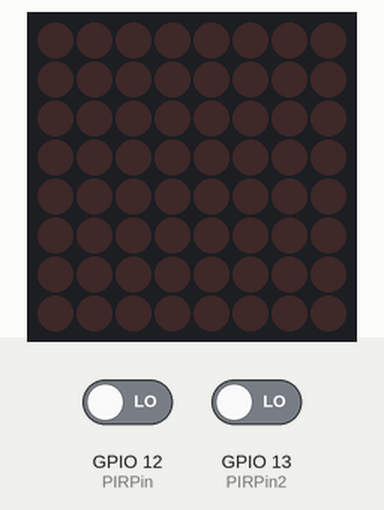
A sketch run on a simulated ESP8266 (NodeMCU). Parts: 8×8 LED matrix. Wiring (inferred from the names in the program): MAX7219 LED driver (orientation assumed): data GPIO 4; clock GPIO 14; CS GPIO 5. Inputs (shaded band) come from the test bench; at power-on: GPIO 12 (PIRPin) LOW, GPIO 13 (PIRPin2) LOW. WiFi joins after 1.5 s; servers stay silent unless stated; uploads are accepted with an empty reply; random numbers use the default seed unless the sketch sets one; what the sketch prints to the serial monitor is not drawn.

Above: at 2.8 s.
2.9 s: GPIO 12 (PIRPin) driven HIGH and GPIO 13 (PIRPin2) driven HIGH
8.9 s: GPIO 12 (PIRPin) driven LOW
At 11.6 s:
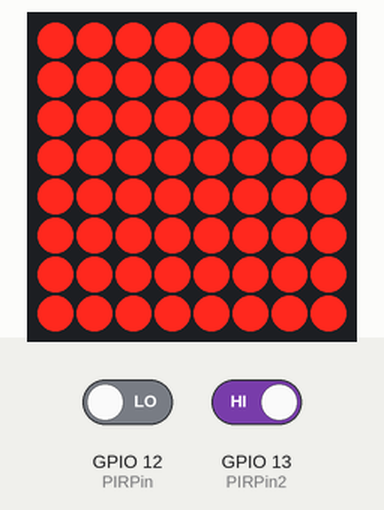
11.9 s: GPIO 12 (PIRPin) driven HIGH
14.9 s: GPIO 13 (PIRPin2) driven LOW
17.9 s: GPIO 13 (PIRPin2) driven HIGH
At 26.11 s:
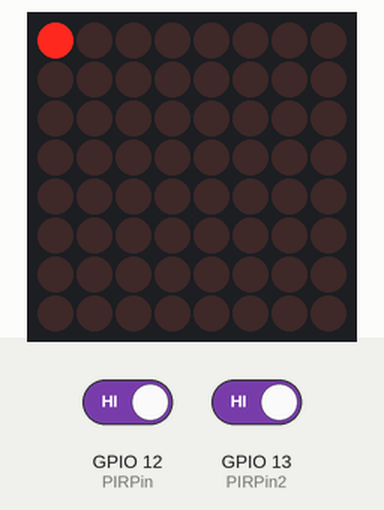
Timing chart, 0 to 27.2 s (numbered marks = the images above; inputs shaded):
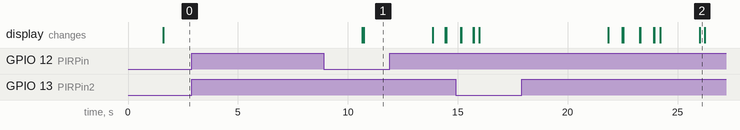

The sketch:

Codigo_PIR_API.ino
```cpp
#include <ESP8266WiFi.h>
#include <WiFiClient.h>
#include <ESP8266HTTPClient.h>

#define clockPin 14
#define dataPin  4
#define latchPin 5
#define PIRPin   12
#define PIRPin2  13

int numOfRegisters = 2;
byte* registerState;

long effectId = 0;
long prevEffect = 0;
long effectRepeat = 0;
long effectSpeed = 30;


const char* ssid = "Tec-IoT";
const char* password = "spotless.magnetic.bridge";
HTTPClient httpClient;
WiFiClient wClient;
String URL = "http://10.22.128.153:5074/Sensores/SensorMovimiento";

int estadoAnterior = LOW;

void setup() {
  Serial.begin(9600);


  registerState = new byte[numOfRegisters];
  for (size_t i = 0; i < numOfRegisters; i++) {
    registerState[i] = 0;
  }


  pinMode(latchPin, OUTPUT);
  pinMode(clockPin, OUTPUT);
  pinMode(dataPin, OUTPUT);
  pinMode(PIRPin, INPUT);
  pinMode(PIRPin2,INPUT);


  Serial.println("***Inicializando WiFi***");
  WiFi.mode(WIFI_STA);
  WiFi.disconnect();
  delay(100);

  WiFi.begin(ssid, password);
  Serial.print("Conectando a red WiFi \"");
  Serial.print(ssid);
  Serial.print("\"");
  while (WiFi.status() != WL_CONNECTED) {
    delay(500);
    Serial.print(".");
  }
  Serial.print("\nConectado! IP: ");
  Serial.println(WiFi.localIP());
}

void loop() {
  int movimiento1 = digitalRead(PIRPin);
  int movimiento2 = digitalRead(PIRPin2);
  int movimiento = (movimiento1 == HIGH && movimiento2 == HIGH) ? HIGH : LOW;


  if (movimiento==HIGH && estadoAnterior==LOW){
    Serial.println("Nuevo acercamiento detectado!");
    logIntento(1);
  }


  if (movimiento == HIGH) {
    Serial.println("Movimiento detectado");


    do {
      effectId = random(6);
    } while (effectId == prevEffect);
    prevEffect = effectId;


    switch (effectId) {
      case 0: effectRepeat = random(1, 2); break;
      case 1: effectRepeat = random(1, 2); break;
      case 3: effectRepeat = random(1, 5); break;
      case 4: effectRepeat = random(1, 2); break;
      case 5: effectRepeat = random(1, 2); break;
    }


    for (int i = 0; i < effectRepeat; i++) {
      effectSpeed = random(10, 70);
      switch (effectId) {
        case 0: effectA(effectSpeed); break;
        case 1: effectB(effectSpeed); break;
        case 3: effectC(effectSpeed); break;
        case 4: effectD(effectSpeed); break;
        case 6: effectE(effectSpeed); break;
      }
    }

  } else {
    for (int i = 0; i < 16; i++) {
      regWrite(i, LOW);
    }
  }
}

void logIntento(int x){
  if(WiFi.status() == WL_CONNECTED){
    String postData = "{\"State_movement\":" + String(x) + "}";
    Serial.print("Post Data String: ");
    Serial.println(postData);

    httpClient.begin(wClient, URL);
    httpClient.addHeader("Content-Type", "application/json");
    int httpCode = httpClient.POST(postData);

    Serial.print("Response Code: ");
    Serial.println(httpCode);
    httpClient.end();
  }
}

void effectA(int speed) {
  for (int i = 0; i < 16; i++) {
    for (int k = i; k < 16; k++) {
      regWrite(k, HIGH);
      delay(speed);
      regWrite(k, LOW);
    }
    regWrite(i, HIGH);
  }
}

void effectB(int speed) {
  for (int i = 15; i >= 0; i--) {
    for (int k = 0; k < i; k++) {
      regWrite(k, HIGH);
      delay(speed);
      regWrite(k, LOW);
    }
    regWrite(i, HIGH);
  }
}

void effectC(int speed) {
  int prevI = 0;
  for (int i = 0; i < 16; i++) {
    regWrite(prevI, LOW);
    regWrite(i, HIGH);
    prevI = i;
    delay(speed);
  }

  for (int i = 15; i >= 0; i--) {
    regWrite(prevI, LOW);
    regWrite(i, HIGH);
    prevI = i;
    delay(speed);
  }
}

void effectD(int speed) {
  for (int i = 0; i < 8; i++) {
    for (int k = i; k < 8; k++) {
      regWrite(k, HIGH);
      regWrite(15 - k, HIGH);
      delay(speed);
      regWrite(k, LOW);
      regWrite(15 - k, LOW);
    }
    regWrite(i, HIGH);
    regWrite(15 - i, HIGH);
  }
}

void effectE(int speed) {
  for (int i = 7; i >= 0; i--) {
    for (int k = 0; k <= i; k++) {
      regWrite(k, HIGH);
      regWrite(15 - k, HIGH);
      delay(speed);
      regWrite(k, LOW);
      regWrite(15 - k, LOW);
    }
    regWrite(i, HIGH);
    regWrite(15 - i, HIGH);
  }
}

void regWrite(int pin, bool state) {
  int reg = pin / 8;
  int actualPin = pin - (8 * reg);
  digitalWrite(latchPin, LOW);

  for (int i = 0; i < numOfRegisters; i++) {
    byte* states = &registerState[i];
    if (i == reg) {
      bitWrite(*states, actualPin, state);
    }
    shiftOut(dataPin, clockPin, MSBFIRST, *states);
  }

  digitalWrite(latchPin, HIGH);
}
```

Measured:
- after the input at 2.9 s, every drawn part: stays the same
- after the input at 17.9 s, the display: first changes after 4.0 s (image 2 shows a later state)
